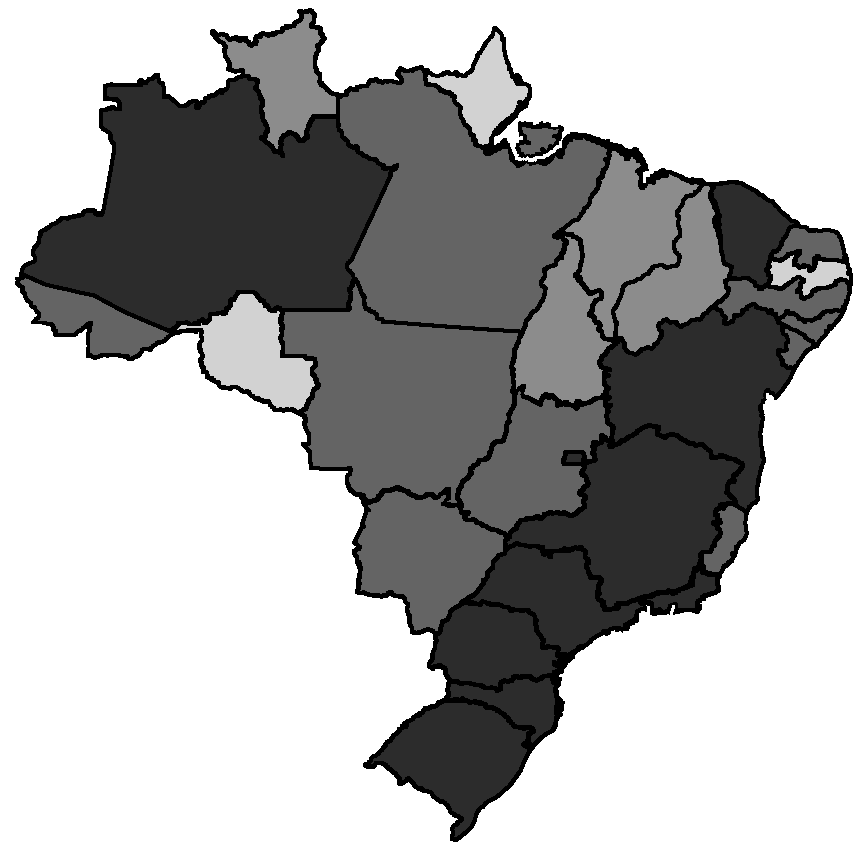
#> input picture pseudocorEqualizacao/letra-a/taxaPerCapitaRouboCarros.png, 864 x 848 px
$ python letra_a.py
#> lines starting #> are read from the running program, lines starting #| are printed output that depends on the picture; after the words box and inside, x2 and y2 are one past the last pixel; in counts of white or black regions, pixels touching at a corner belong together
import matplotlib.pyplot as plt
import matplotlib.colors as mcolors
import matplotlib.cm as cm
import numpy as np
from PIL import Image

# carregando a imagem em tons de cinza
image_path = 'taxaPerCapitaRouboCarros.png'
gray_image = Image.open(image_path)
#> gray_image is the input picture: PIL image 864x848 L; min 0, max 255, mean 173.5

# convertendo a imagem em tons de cinza para uma matriz NumPy
gray_array = np.array(gray_image)

# identificando onde a imagem é branca (assumindo que branco é representado por 255)
is_white = gray_array == 255
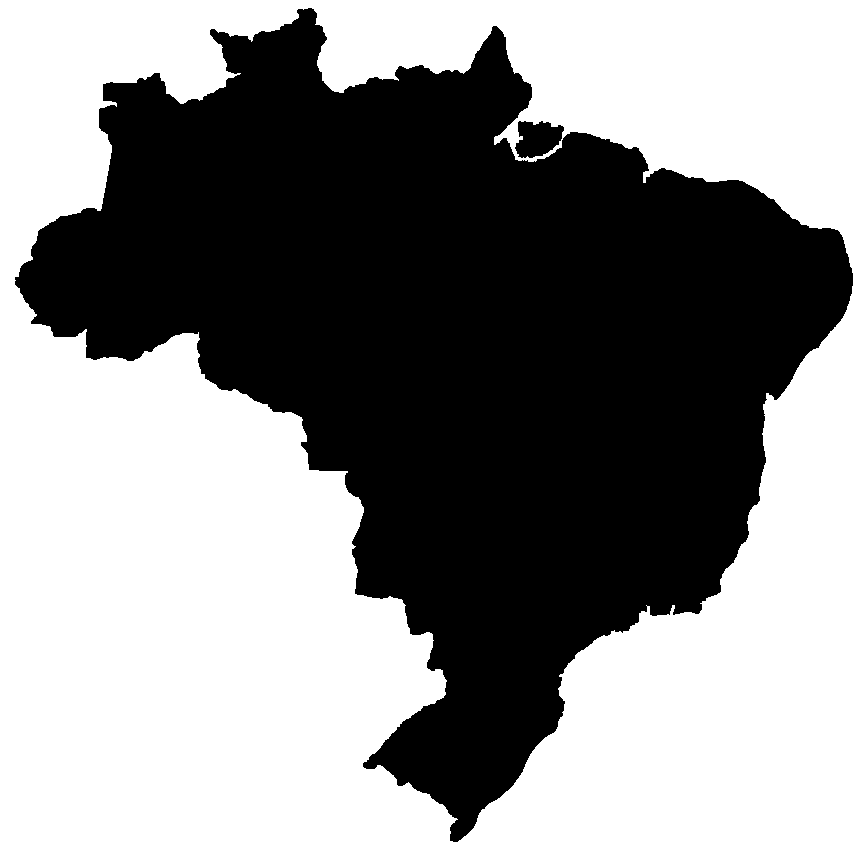
#> is_white: shape (848, 864) bool; 55.1% white; 2 black regions, box (x1, y1, x2, y2) and area: (15, 8, 853, 842) 327627, (515, 121, 564, 158) 1315

# normalizando os valores de pixel para o intervalo [0, 1], exceto para os pixels brancos
normalized_array = np.where(is_white, 1, gray_array / 255.0)

# escolhendo um mapa de cores (azul para valores baixos, vermelho para valores altos)
colormap = plt.cm.get_cmap("coolwarm")

# aplicando o mapa de cores
colored_array = colormap(normalized_array)
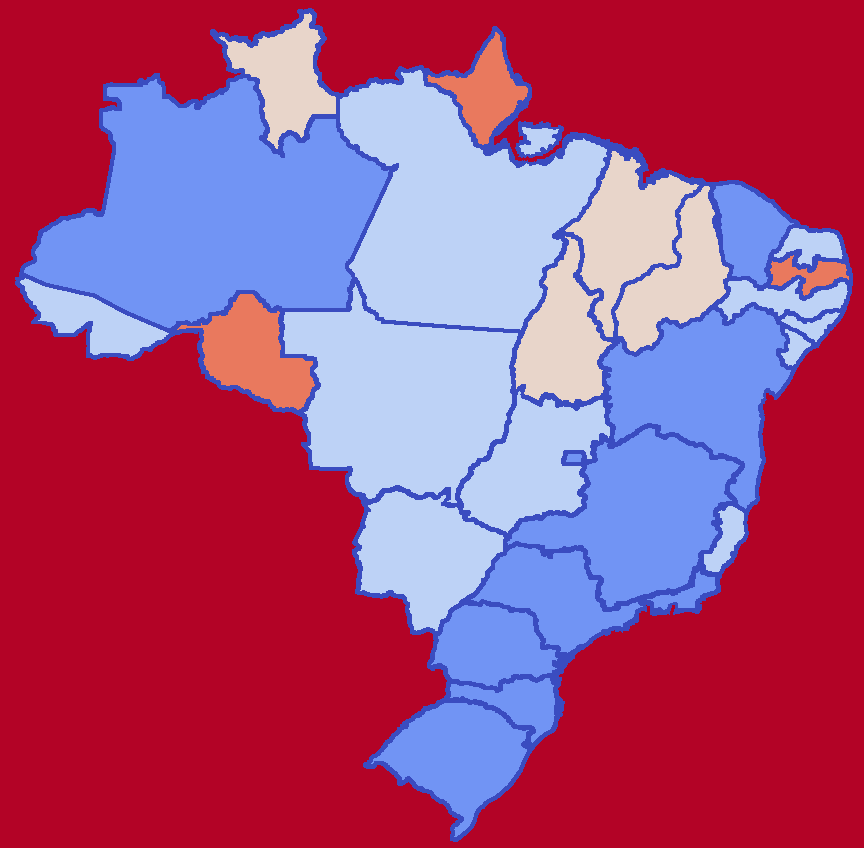
#> colored_array: shape (848, 864, 4) float64; mean of channels 0, 1, 2, 3 0.651, 0.3, 0.484, 1; drawn as R, G, B

# fundo branco
colored_array[is_white] = [1, 1, 1, 1]  # Branco em RGBA
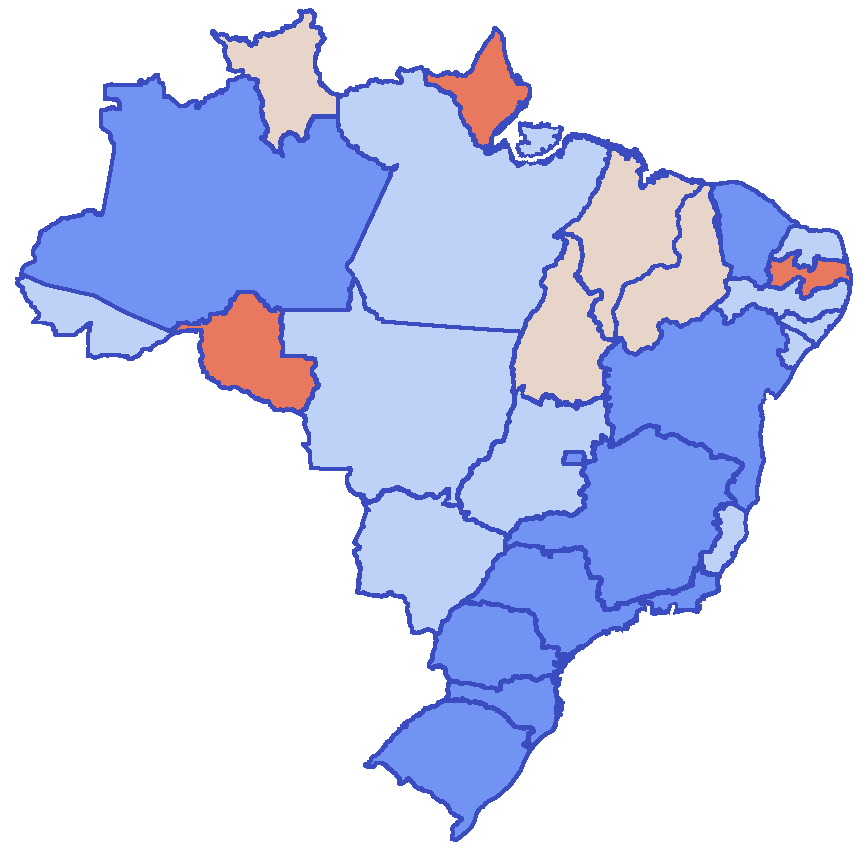
#> colored_array: shape (848, 864, 4) float64; mean of channels 0, 1, 2, 3 0.813, 0.842, 0.952, 1; drawn as R, G, B

# convertendo a matriz colorida de volta para uma imagem
colored_image = Image.fromarray((colored_array[:, :, :3] * 255).astype(np.uint8))

# salvando a imagem colorida
colored_image.save('colored_mapa_brasil.png')

# mostrando a imagem
colored_image.show()
